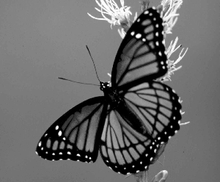
%> input picture Bab2/image8_gray.bmp, 220 x 182 px, shrunk from 300 x 248 before the run
$ octave Pseudo_code_2_22.m   (GNU Octave 9; MATLAB toolbox functions it lacks are replaced by stand-ins)
%> lines starting %> are read from the running program, lines starting %| are printed output that depends on the picture
clear all;                      % kosongkan semua variabel dalam sistim memori
f=(imread('image8_gray.bmp'));    % baca file citra ‘image8_gray.bmp’, simpan dalam matriks f
%> f is the input picture: size 182x220 uint8; min 0, max 255, mean 105.7
B=[1 1 1; 1 1 1; 1 1 1];        % Set matriks B dengan elemen 8 connectivity
figure(1), imshow(f);           % tampilkan citra f
 [I,J] = size(B);               % baca ukuran matriks B
I=floor(I/2);
J=floor(J/2);
[N,M] = size(f);                % baca ukuran citra f
%> N = 182; M = 220
for  n = I+1 : N-I,
    for  m = J+1 : M-J,
        erosi=255;
        for i=-I:I
            for j=-J:J
                 erosi = min(B(I+1+i,J+1+j)*f(n+i,m+j),erosi);  % tentukan nilai maksimum erosi
            end
        end
         Citra_erosi(n,m) = erosi;    % simpan nilai erosi dalam matriks citra erosi
    end
end
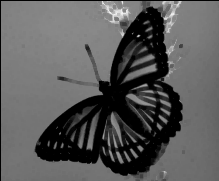
%> Citra_erosi: size 181x219 uint8; min 0, max 243, mean 89.4
 figure(2), imshow((Citra_erosi));    % tampilkan hasil erosi citra gray level
Citra_erosi1 =  imerode(f,B);         % Citra erosi menggunakan fungsi erosi pada Matlab
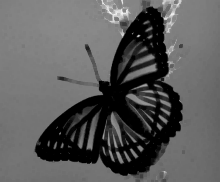
%> Citra_erosi1: size 182x220 uint8; min 0, max 243, mean 90.9
 figure(3), imshow(Citra_erosi1);     % tampilkan hasil erosi citra gray level.
